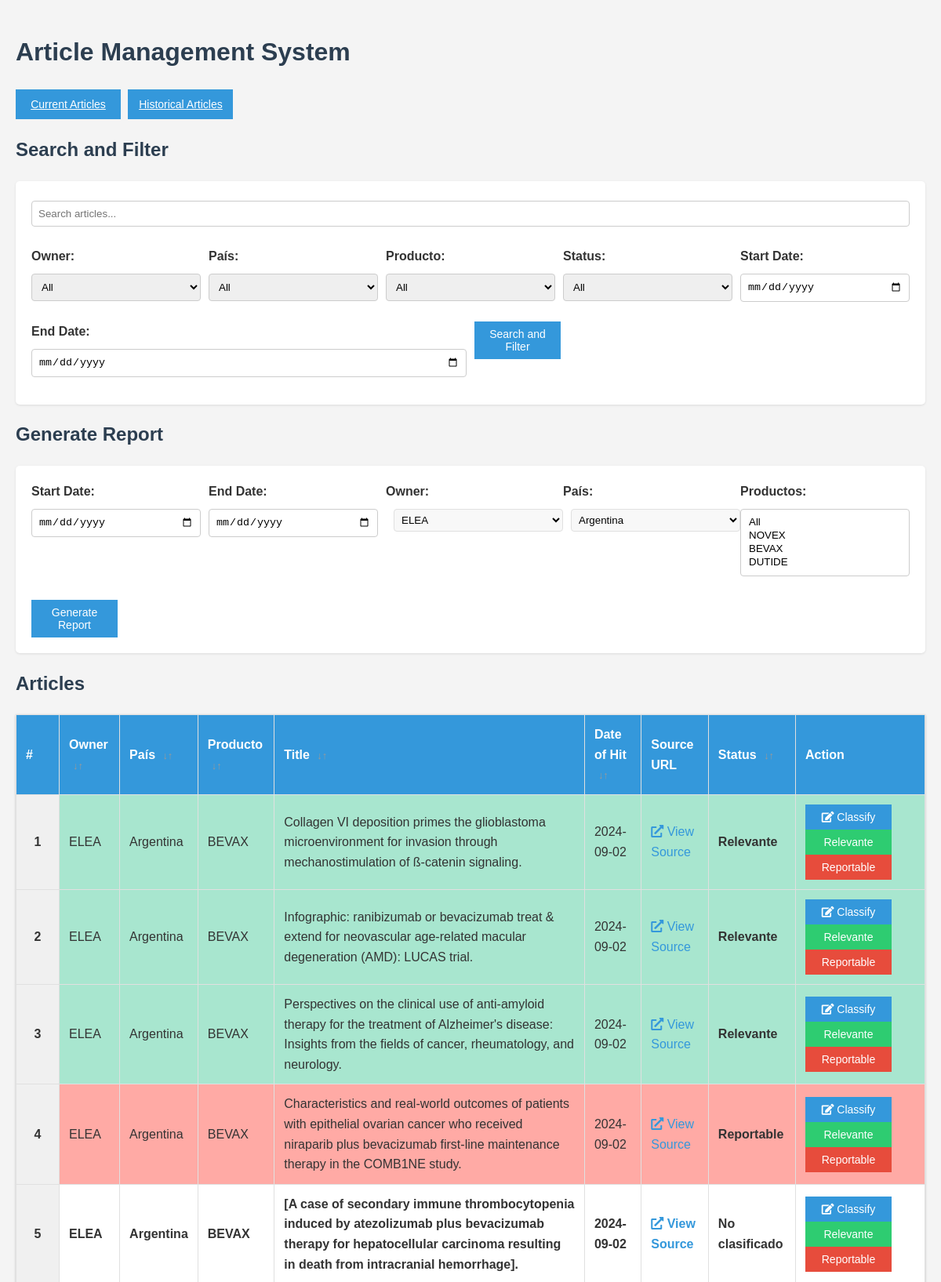
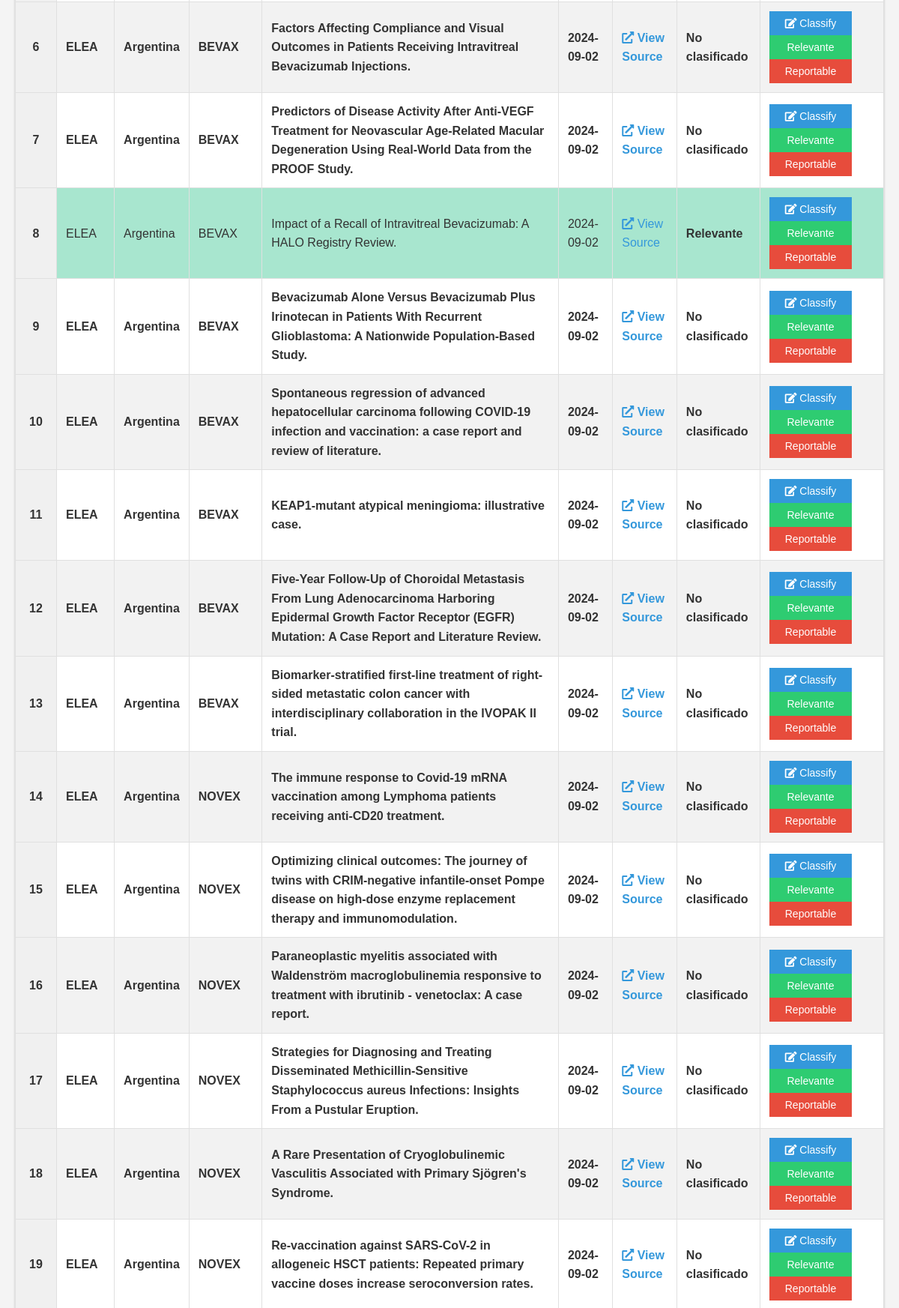
The page / (upper part) on the database its author committed (2 pictures, top to bottom).
### models.py (models this page shows)
class Article(db.Model):
    id = db.Column(db.Integer, primary_key=True)
    articleSourceId = db.Column(db.String(255), nullable=False)
    sourceUrl = db.Column(db.String(255), nullable=False)
    title = db.Column(db.Text, nullable=False)
    englishAbstract = db.Column(db.Text)
    spanishAbstract = db.Column(db.Text)
    portugueseAbstract = db.Column(db.Text)
    owner = db.Column(db.String(255), nullable=False)
    pais = db.Column(db.String(255), nullable=False)
    producto = db.Column(db.String(255), nullable=False)
    dateOfHit = db.Column(db.Date, nullable=False)
    status = db.Column(db.String(20), default="No clasificado")
    is_historical = db.Column(db.Boolean, default=False)
    comments = db.Column(db.Text)  # New field for comments

### routes.py (the view)
@main.route('/')
def index():
    logging.debug("Entering index route")
    search_query = request.args.get('search', '')
    owner_filter = request.args.get('owner', '')
    pais_filter = request.args.get('pais', '')
    producto_filter = request.args.get('producto', '')
    status_filter = request.args.get('status', '')
    start_date = request.args.get('start_date', '')
    end_date = request.args.get('end_date', '')
    query = Article.query.filter_by(is_historical=False)
    query = apply_filters(query, search_query, owner_filter, pais_filter, producto_filter, status_filter, start_date, end_date)
    articles = query.all()
    logging.debug(f"Retrieved {len(articles)} articles from the database")
    owners = db.session.query(Article.owner.distinct()).all()
    paises = db.session.query(Article.pais.distinct()).all()
    productos = db.session.query(Article.producto.distinct()).all()
    logging.debug(f"Retrieved {len(owners)} owners, {len(paises)} paises, and {len(productos)} productos")
    return render_template('index.html', articles=articles, owners=owners, paises=paises, productos=productos,
                           search_query=search_query, owner_filter=owner_filter, pais_filter=pais_filter,
                           producto_filter=producto_filter, status_filter=status_filter,
                           start_date=start_date, end_date=end_date, historical=False)

### routes.py (called while the page is built, shortened)
def apply_filters(query, search_query, owner_filter, pais_filter, producto_filter, status_filter, start_date, end_date):
    if owner_filter:
        query = query.filter(Article.owner == owner_filter)
    if pais_filter:
        query = query.filter(Article.pais == pais_filter)
    if producto_filter:
        query = query.filter(Article.producto == producto_filter)
    if status_filter:
        query = query.filter(Article.status == status_filter)
    if start_date:
        query = query.filter(Article.dateOfHit >= datetime.strptime(start_date, '%Y-%m-%d').date())
    if end_date:
        query = query.filter(Article.dateOfHit <= datetime.strptime(end_date, '%Y-%m-%d').date())
    return query

### templates/index.html (shortened to what this page needs)
{% extends "base.html" %}
{% block content %}
<section id="search-filter">
    <h2>Search and Filter</h2>
    <form id="searchFilterForm" method="GET" action="{{ url_for('main.historical' if historical else 'main.index') }}">
        <div class="form-group">
            <input type="text" name="search" placeholder="Search articles..." value="{{ search_query }}">
        </div>
        <div class="form-group">
            <label for="owner">Owner:</label>
            <select name="owner">
                <option value="">All</option>
            </select>
        </div>
        <div class="form-group">
            <label for="pais">País:</label>
            <select name="pais">
                <option value="">All</option>
            </select>
        </div>
        <div class="form-group">
            <label for="producto">Producto:</label>
            <select name="producto">
                <option value="">All</option>
            </select>
        </div>
        <div class="form-group">
            <label for="status">Status:</label>
            <select name="status">
                <option value="">All</option>
            </select>
        </div>
        <div class="form-group">
            <label for="start_date">Start Date:</label>
            <input type="date" name="start_date" value="{{ start_date }}">
        </div>
        <div class="form-group">
            <label for="end_date">End Date:</label>
            <input type="date" name="end_date" value="{{ end_date }}">
        </div>
        <div class="form-group">
            <button type="submit">Search and Filter</button>
        </div>
    </form>
</section>
{% if not historical %}
<section id="generate-report">
    <h2>Generate Report</h2>
    <form id="reportForm">
        <div class="form-group">
            <label for="start_date">Start Date:</label>
            <input type="date" id="start_date" name="start_date" required>
        </div>
        <div class="form-group">
            <label for="end_date">End Date:</label>
            <input type="date" id="end_date" name="end_date" required>
        </div>
        <div class="form-group">
            <label for="owner">Owner:</label>
            <select id="owner" name="owner" required>
                {% for owner in owners %}
                <option value="{{ owner[0] }}">{{ owner[0] }}</option>
                {% endfor %}
            </select>
        </div>
        <div class="form-group">
            <label for="pais">País:</label>
            <select id="pais" name="pais" required>
                {% for pais in paises %}
                <option value="{{ pais[0] }}">{{ pais[0] }}</option>
                {% endfor %}
            </select>
        </div>
        <div class="form-group">
            <label for="productos">Productos:</label>
            <select id="productos" name="productos[]" multiple required>
                <option value="All">All</option>
                {% for producto in productos %}
                <option value="{{ producto[0] }}">{{ producto[0] }}</option>
                {% endfor %}
            </select>
        </div>
        <div class="form-group">
            <button type="submit">Generate Report</button>
        </div>
    </form>
</section>
{% endif %}
<section id="articles">
    <h2>{% if historical %}Historical {% endif %}Articles</h2>
    <table id="articlesTable">
        <thead>
            <tr>
                <th data-sort="row-number">#</th>
                <th data-sort="owner">Owner <span class="sort-icon">&#8595;&#8593;</span></th>
                <th data-sort="pais">País <span class="sort-icon">&#8595;&#8593;</span></th>
                <th data-sort="producto">Producto <span class="sort-icon">&#8595;&#8593;</span></th>
                <th data-sort="title">Title <span class="sort-icon">&#8595;&#8593;</span></th>
                <th data-sort="dateOfHit">Date of Hit <span class="sort-icon">&#8595;&#8593;</span></th>
                <th>Source URL</th>
                <th data-sort="status">Status <span class="sort-icon">&#8595;&#8593;</span></th>
                {% if not historical %}
                <th>Action</th>
                {% endif %}
            </tr>
        </thead>
        <tbody>
            {% for article in articles %}
            <tr data-id="{{ article.id }}" class="{% if article.status == 'No clasificado' %}bold{% elif article.status == 'Relevante' %}relevante{% elif article.status == 'Reportable' %}reportable{% endif %}">
                <td class="row-number"></td>
                <td>{{ article.owner }}</td>
                <td>{{ article.pais }}</td>
                <td>{{ article.producto }}</td>
                <td>{{ article.title }}</td>
                <td>{{ article.dateOfHit }}</td>
                <td><a href="{{ article.sourceUrl }}" target="_blank" class="source-link"><i class="fas fa-external-link-alt"></i> View Source</a></td>
                <td>{{ article.status }}</td>
                {% if not historical %}
                <td>
                    <button class="classify-btn" data-id="{{ article.id }}"><i class="fas fa-edit"></i> Classify</button>
                    <button class="quick-classify-btn relevante-btn" data-id="{{ article.id }}" data-status="Relevante">Relevante</button>
                    <button class="quick-classify-btn reportable-btn" data-id="{{ article.id }}" data-status="Reportable">Reportable</button>
                </td>
                {% endif %}
            </tr>
            {% endfor %}
        </tbody>
    </table>
</section>
{% endblock %}

### templates/base.html (shortened to what this page needs)
<!DOCTYPE html>
<html lang="en">
<head>
    <link rel="stylesheet" href="{{ url_for('static', filename='css/styles.css') }}">
    <link rel="stylesheet" href="https://cdnjs.cloudflare.com/ajax/libs/font-awesome/5.15.3/css/all.min.css">
</head>
<body>
    <header>
        <h1>Article Management System</h1>
        <nav>
            <a href="{{ url_for('main.index') }}" class="button">Current Articles</a>
            <a href="{{ url_for('main.historical') }}" class="button">Historical Articles</a>
        </nav>
    </header>
    <main>
        {% block content %}{% endblock %}
    </main>
</body>
</html>

### static/css/styles.css (style rules this page uses)
body { font-family: 'Arial', sans-serif; line-height: 1.6; color: #333; margin: 0; padding: 20px; background-color: #f4f4f4; }
h1, h2 { color: #2c3e50; }
table { width: 100%; border-collapse: collapse; margin-top: 20px; background-color: #fff; box-shadow: 0 1px 3px rgba(0,0,0,0.2); }
th, td { border: 1px solid #e0e0e0; padding: 12px; text-align: left; }
th { background-color: #3498db; color: #fff; font-weight: bold; }
tr:nth-child(even) { background-color: #f2f2f2; }
td.row-number { width: 30px; text-align: center; font-weight: bold; background-color: #f0f0f0; }
button, .button { background-color: #3498db; color: #fff; border: none; padding: 8px 12px; cursor: pointer; transition: background-color 0.3s ease; margin-right: 5px; width: 110px; font-size: 14px; text-align: center; display: inline-block; }
.classify-btn { background-color: #3498db; }
.relevante-btn { background-color: #2ecc71; }
.reportable-btn { background-color: #e74c3c; }
form { background-color: #fff; padding: 20px; border-radius: 5px; box-shadow: 0 1px 3px rgba(0,0,0,0.1); }
input[type="text"], input[type="date"], select, textarea { width: 100%; padding: 8px; margin: 5px 0 15px; display: inline-block; border: 1px solid #ccc; border-radius: 4px; box-sizing: border-box; }
.form-group label { display: block; margin-bottom: 5px; font-weight: bold; }
.bold { font-weight: bold; }
.relevante { background-color: #a8e6cf !important; transition: background-color 0.5s ease; }
.reportable { background-color: #ffaaa5 !important; transition: background-color 0.5s ease; }
.source-link, #sourceUrl { color: #3498db; text-decoration: none; }
#search-filter form, #generate-report form { display: flex; flex-wrap: wrap; gap: 10px; }
#search-filter .form-group, #generate-report .form-group { flex: 1 1 200px; }
#search-filter .form-group:first-child { flex-basis: 100%; }
input[type='text'], input[type='date'], select { width: 100%; }
#owner, #pais { display: inline-block; min-height: 20px; min-width: 100px; background-color: #f8f8f8; border: 1px solid #e0e0e0; padding: 5px; margin-left: 10px; }
.sort-icon { font-size: 0.8em; margin-left: 5px; color: #999; }
th[data-sort] { cursor: pointer; }
td:nth-child(8) { font-weight: bold; }
.quick-classify-btn { padding: 8px 12px; font-size: 14px; width: 110px; }

### rows shown on the page
Article: owner "ELEA", pais "Argentina", producto "BEVAX", title "Collagen VI deposition primes the glioblastoma microenvironment for invasion through mechanostimulation of ß-catenin signaling.", dateOfHit "2024-09-02", status "Relevante"
Article: owner "ELEA", pais "Argentina", producto "BEVAX", title "Infographic: ranibizumab or bevacizumab treat & extend for neovascular age-related macular degeneration (AMD): LUCAS trial.", dateOfHit "2024-09-02", status "Relevante"
Article: owner "ELEA", pais "Argentina", producto "BEVAX", title "Perspectives on the clinical use of anti-amyloid therapy for the treatment of Alzheimer's disease: Insights from the fields of cancer, rheumatology, and neurology.", dateOfHit "2024-09-02", status "Relevante"
Article: owner "ELEA", pais "Argentina", producto "BEVAX", title "Characteristics and real-world outcomes of patients with epithelial ovarian cancer who received niraparib plus bevacizumab first-line maintenance therapy in the COMB1NE study.", dateOfHit "2024-09-02", status "Reportable"
Article: owner "ELEA", pais "Argentina", producto "BEVAX", title "[A case of secondary immune thrombocytopenia induced by atezolizumab plus bevacizumab therapy for hepatocellular carcinoma resulting in death from intracranial hemorrhage].", dateOfHit "2024-09-02", status "No clasificado"
Article: owner "ELEA", pais "Argentina", producto "BEVAX", title "Factors Affecting Compliance and Visual Outcomes in Patients Receiving Intravitreal Bevacizumab Injections.", dateOfHit "2024-09-02", status "No clasificado"
Article: owner "ELEA", pais "Argentina", producto "BEVAX", title "Predictors of Disease Activity After Anti-VEGF Treatment for Neovascular Age-Related Macular Degeneration Using Real-World Data from the PROOF Study.", dateOfHit "2024-09-02", status "No clasificado"
Article: owner "ELEA", pais "Argentina", producto "BEVAX", title "Impact of a Recall of Intravitreal Bevacizumab: A HALO Registry Review.", dateOfHit "2024-09-02", status "Relevante"
Article: owner "ELEA", pais "Argentina", producto "BEVAX", title "Bevacizumab Alone Versus Bevacizumab Plus Irinotecan in Patients With Recurrent Glioblastoma: A Nationwide Population-Based Study.", dateOfHit "2024-09-02", status "No clasificado"
Article: owner "ELEA", pais "Argentina", producto "BEVAX", title "Spontaneous regression of advanced hepatocellular carcinoma following COVID-19 infection and vaccination: a case report and review of literature.", dateOfHit "2024-09-02", status "No clasificado"
Article: owner "ELEA", pais "Argentina", producto "BEVAX", title "KEAP1-mutant atypical meningioma: illustrative case.", dateOfHit "2024-09-02", status "No clasificado"
Article: owner "ELEA", pais "Argentina", producto "BEVAX", title "Five-Year Follow-Up of Choroidal Metastasis From Lung Adenocarcinoma Harboring Epidermal Growth Factor Receptor (EGFR) Mutation: A Case Report and Literature Review.", dateOfHit "2024-09-02", status "No clasificado"
Article: owner "ELEA", pais "Argentina", producto "BEVAX", title "Biomarker-stratified first-line treatment of right-sided metastatic colon cancer with interdisciplinary collaboration in the IVOPAK II trial.", dateOfHit "2024-09-02", status "No clasificado"
Article: owner "ELEA", pais "Argentina", producto "NOVEX", title "The immune response to Covid-19 mRNA vaccination among Lymphoma patients receiving anti-CD20 treatment.", dateOfHit "2024-09-02", status "No clasificado"
Article: owner "ELEA", pais "Argentina", producto "NOVEX", title "Optimizing clinical outcomes: The journey of twins with CRIM-negative infantile-onset Pompe disease on high-dose enzyme replacement therapy and immunomodulation.", dateOfHit "2024-09-02", status "No clasificado"
Article: owner "ELEA", pais "Argentina", producto "NOVEX", title "Paraneoplastic myelitis associated with Waldenström macroglobulinemia responsive to treatment with ibrutinib - venetoclax: A case report.", dateOfHit "2024-09-02", status "No clasificado"
Article: owner "ELEA", pais "Argentina", producto "NOVEX", title "Strategies for Diagnosing and Treating Disseminated Methicillin-Sensitive Staphylococcus aureus Infections: Insights From a Pustular Eruption.", dateOfHit "2024-09-02", status "No clasificado"
Article: owner "ELEA", pais "Argentina", producto "NOVEX", title "A Rare Presentation of Cryoglobulinemic Vasculitis Associated with Primary Sjögren's Syndrome.", dateOfHit "2024-09-02", status "No clasificado"
Article: owner "ELEA", pais "Argentina", producto "NOVEX", title "Re-vaccination against SARS-CoV-2 in allogeneic HSCT patients: Repeated primary vaccine doses increase seroconversion rates.", dateOfHit "2024-09-02", status "No clasificado"

### other values the page prints
form field owner "ELEA"
form field pais "Argentina"
